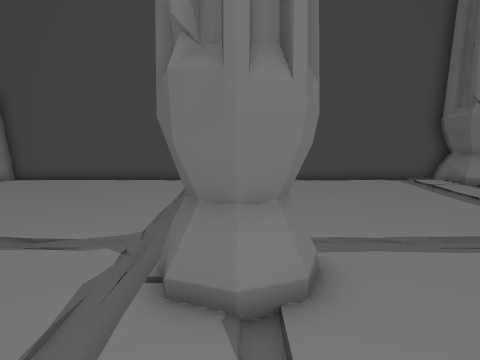
View 1 (above)

21 first-person views from a walk through a 3-D level made in the Unity game engine. The camera is 1.2 m above the floor, tilts 8° down and sees 70° across. The floor is counted in squares, 0.5 m on a side. Each view is taken from the middle of a square. On the plan, view 1 faces up. The plan holds only what a view shows up to about 20 squares ahead; the rest is blank. The place goes on beyond the plan.

View 2
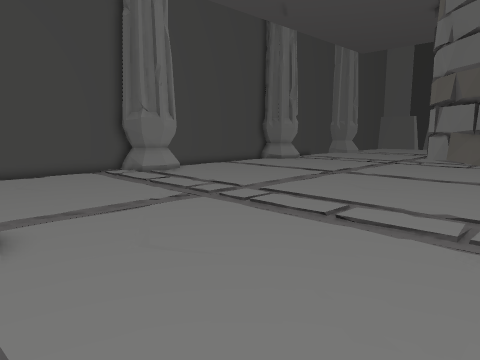

View 3
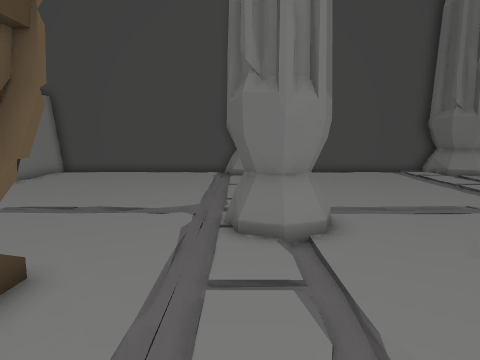

View 4
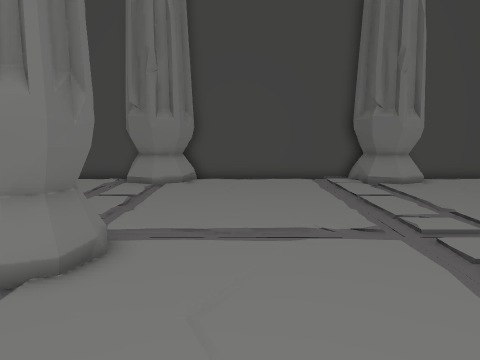

View 5
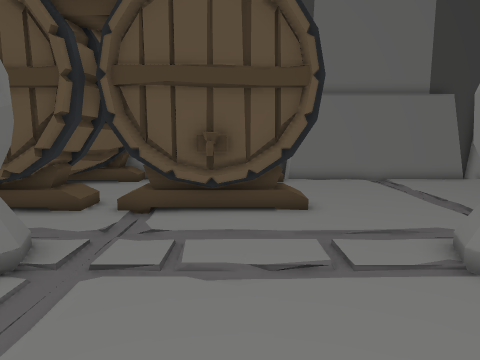

View 6
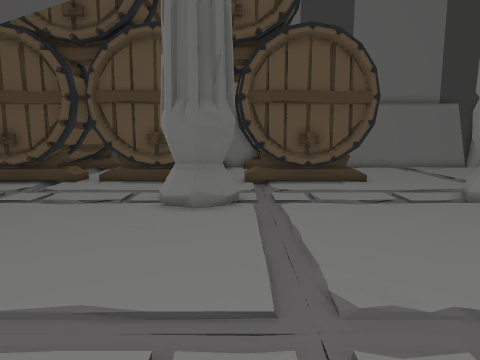

View 7
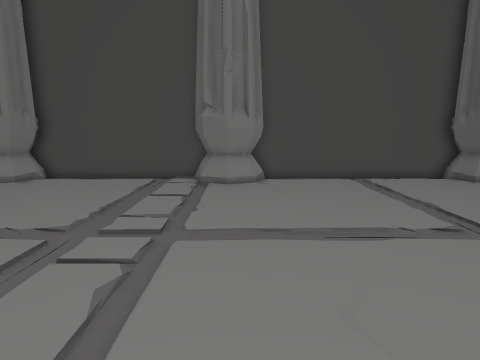

View 8
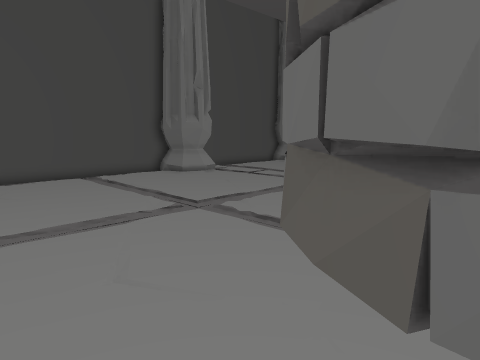

View 9
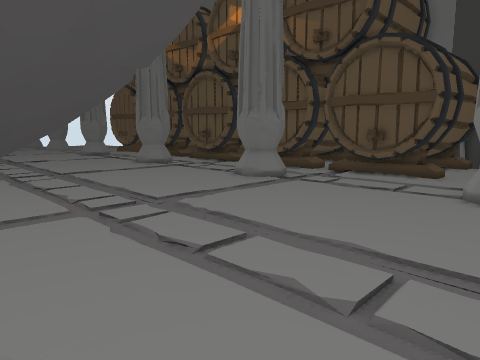

View 10
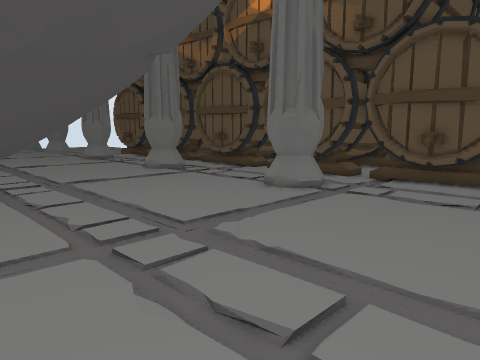

View 11
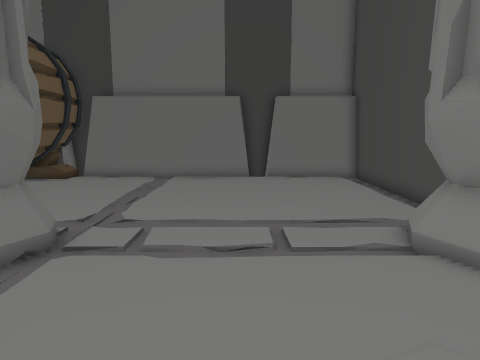

View 12
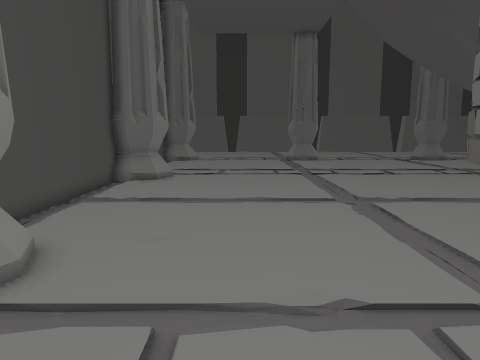

View 13
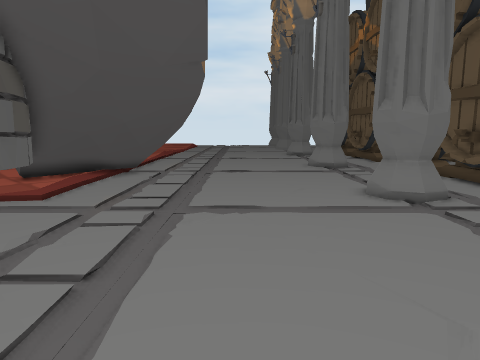

View 14
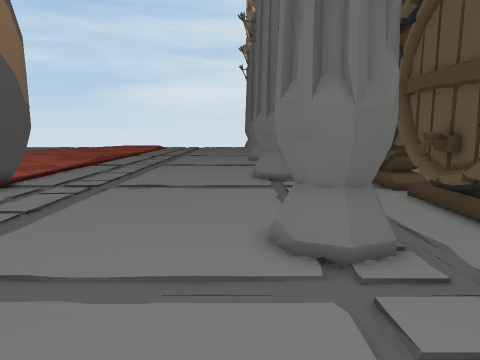

View 15
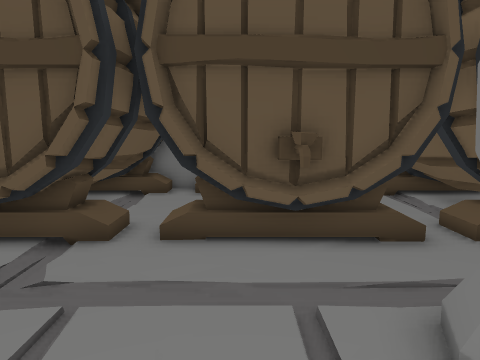

View 16
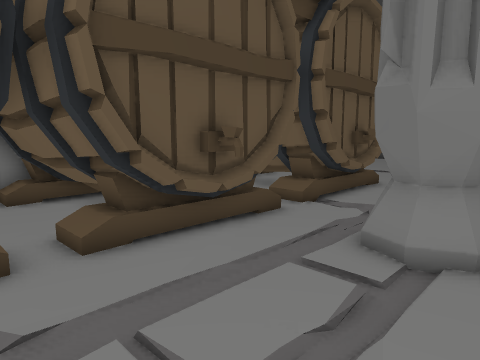

View 17
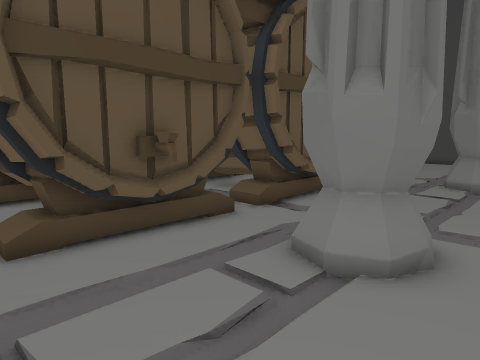

View 18
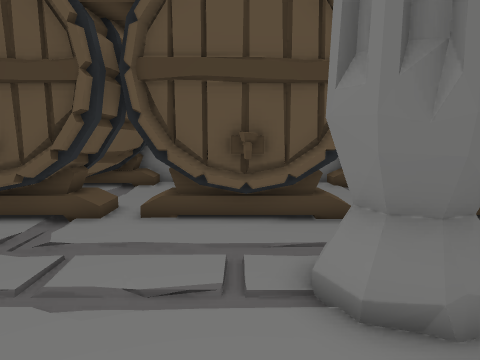

View 19
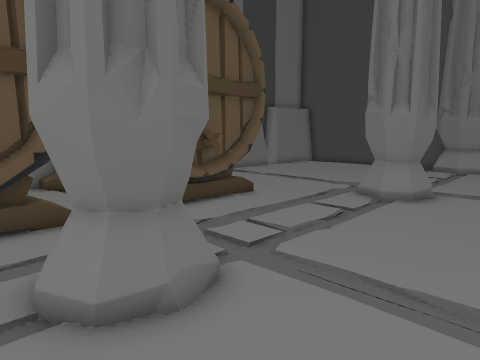

View 20
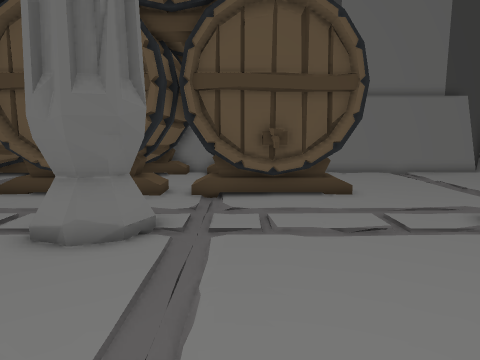

View 21
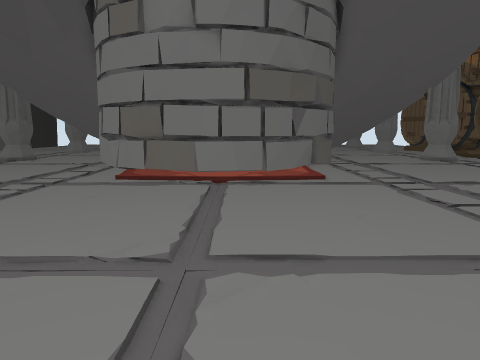

### Floor plan
Key: @ floor where view 1 was taken; # wall or solid block; x gap in a wall; . main floor; : floor 0.25 m higher than the main floor; v drop or lower ground; P pillar; O other object.
Columns run from 12 left of view 1 to 25 right of it. Each row starts with its distance up from view 1.
 17 ###########  P########P# P#########P
 16 #.........PP#P........PPPP.........PP
 15 #..........PPP........PPP..........PPP
 14 #.....................................
 13 #.....................................
 12 #.....................................
 11 #.....................................
 10 #.....................................
  9 #.....................................
  8 #.....................................
  7 #..........PPP........................
  6 #..........P#P........................
  5 #..........P#P........................
  4 #...........P.........................
  3 #.....................................
  2 OOOOOOOOO...................#####.....
  1 OOOOOOOOO..................##   ##....
  0  O     OO...@.............##     ##...
 -1        OOO...............##       ##..
 -2  O     OO................#          ..
 -3 OOOOOOOOO................#          v
 -4 #OO  OOOO..PP............#          vv
 -5 OOOOOOOOO..P#P...........##
 -6 OOOOOOOOO..P#P..........O:#
 -7  O     OO...P.......xOOO###
 -8        OOO..........#O
 -9  O     OO...........##    O
-10 OOOOOOOOO............##  O:
-11 #OOOOOOOO.............## O
-12 OOOOOOOOO..............
-13 OOOOOOOOO..............

Where each view was taken, in squares from view 1:
view 1: 0 up, 0 right, facing up
view 2: 3 down, 0 right, facing up-right
view 3: 3 down, 1 left, facing up
view 4: 1 down, 4 right, facing up
view 5: 0 up, 6 right, facing left
view 6: 4 down, 12 right, facing left
view 7: 1 down, 12 right, facing up
view 8: 2 down, 11 right, facing up-right
view 9: 7 up, 14 right, facing down-left
view 10: 4 up, 13 right, facing down-left
view 11: 11 up, 7 right, facing left
view 12: 11 up, 6 right, facing right
view 13: 7 up, 6 right, facing down
view 14: 2 up, 2 right, facing down
view 15: 9 down, 3 right, facing left
view 16: 13 down, 2 right, facing up-left
view 17: 12 down, 3 right, facing up-left
view 18: 8 down, 5 right, facing left
view 19: 8 down, 5 right, facing up-left
view 20: 2 down, 8 right, facing left
view 21: 13 up, 17 right, facing down
